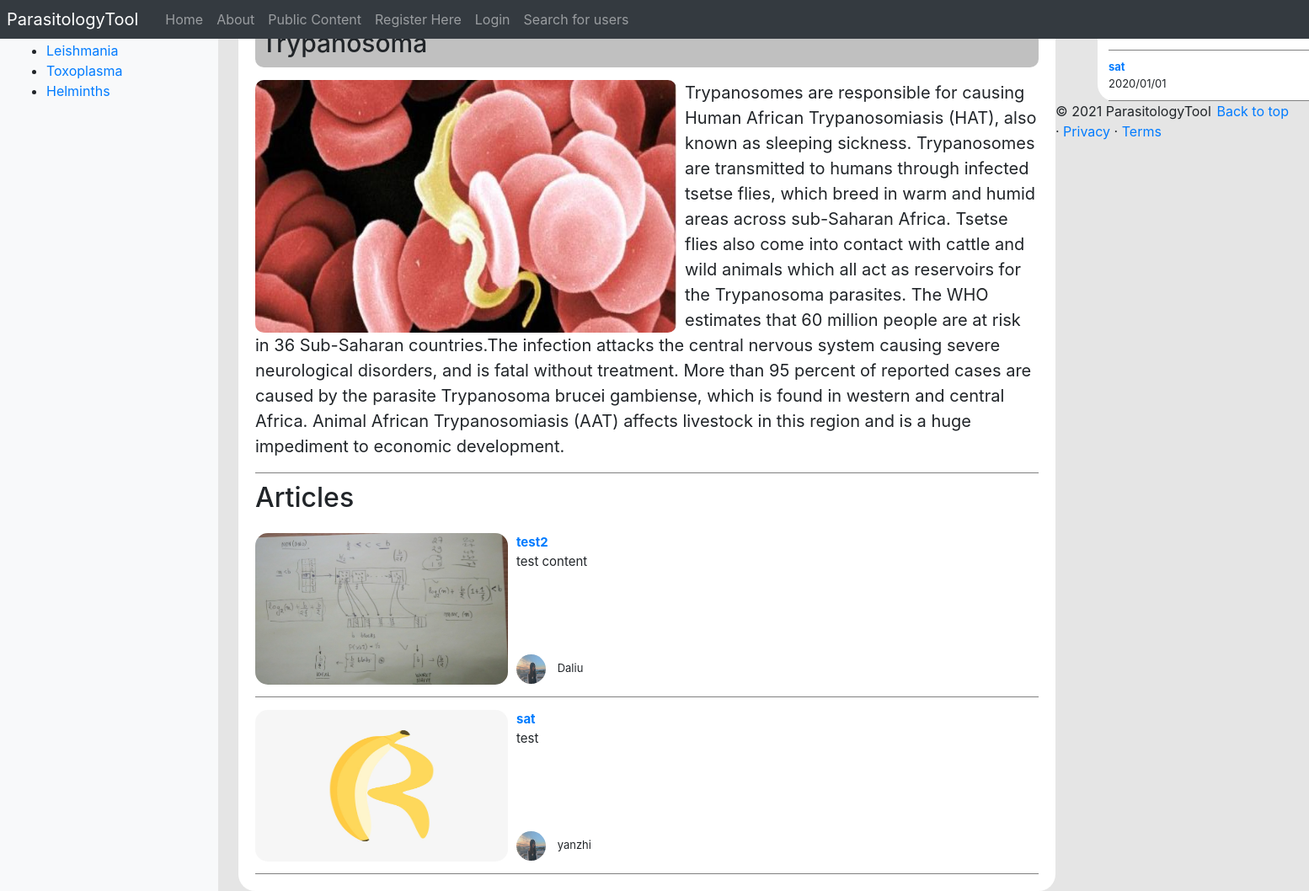
The page /parasitologyTool/public_content/4/ on the database its author committed.
### parasitologyTool/models.py (models this page shows, shortened)
class Parasite(models.Model):
	NAME_MAX_LENGTH = 128
	name = models.CharField(max_length=NAME_MAX_LENGTH, unique=True)
	views = models.IntegerField(default=0)
	picture = models.ImageField(upload_to='parasite_pic')
	intro = models.CharField(max_length=3000)

class Article(models.Model):
	TITLE_MAX_LENGTH = 128
	URL_MAX_LENGTH = 200
	parasite = models.ForeignKey(Parasite, on_delete=models.CASCADE, default=None)
	title = models.CharField(max_length=TITLE_MAX_LENGTH, unique=True)
	content = models.TextField(default=None)
	user = models.ForeignKey(UserProfile, on_delete=models.CASCADE, default=None)
	url = models.URLField(max_length=URL_MAX_LENGTH)
	views = models.IntegerField(default=0)
	picture = models.ImageField(upload_to='article_pic')
	date_posted = models.DateTimeField(default=timezone.now)
	class Meta:
		ordering = ['-date_posted',]

class UserProfile(models.Model):
	user = models.OneToOneField(User, on_delete=models.CASCADE)
	profile_picture = models.ImageField(upload_to="profile_pictures", default="profile_pictures/default_pic.png")
	ROLE_CHOICES = [
		('clinician', 'Clinician'),
		('researcher', 'Researcher'),
		('public', 'Public'),
		('admin', 'Admin'),
	]
	role = models.CharField(max_length=50, choices=ROLE_CHOICES, default='Public')
	@property
	def username(self):
		return self.user.username

### parasitologyTool/views.py (the view)
# urls.py: path('public_content/<int:parasite_id>/', views.public_parasite_page, name = 'public_parasite_page'),
def public_parasite_page(request, parasite_id):
    context_dict = {}
    try:
        parasite = Parasite.objects.get(id=parasite_id)
        article_list = parasite.article_set.all();
    except Parasite.DoesNotExist:
        return not_found(request)
    context_dict['parasite'] = parasite
    context_dict['articles'] = article_list
    context_dict['intro'] = parasite.intro
    return render(request, 'parasitologyTool/public_parasite_page.html', context=context_dict)

### parasitologyTool/templatetags/parasitologyTool_template_tags.py (called while the page is built)
@register.inclusion_tag('parasitologyTool/parasite_list.html')
def get_parasite_list(current_category=None):
	return {'parasites': Parasite.objects.all(),
	        'current_category':current_category}

### templates/parasitologyTool/public_parasite_page.html (shortened to what this page needs)
{% extends 'parasitologyTool/base.html' %}
{% load static %}
{% block body_block %}
    <link rel="stylesheet" href="{% static 'css/parasite.css' %}">
    <div class="box">
        <div class="box-text">
            <h1>{{ parasite.name }}</h1>
        </div>
        <div class="p-box">
            <div>
                <img src="{{ MEDIA_URL }}{{ parasite.picture }}"
                     alt="Picture of parasite"/>
            </div>
            <p>{{ parasite.intro }}</p>
        </div>
        <div class="a-box">
            <h2>Articles</h2>
            <div>
                {% if articles %}
                    {% for article in articles %}
                        <div class="a-s-box">
                            <div>
                                <a href="{{ article.url }}">
                                    <img src="{{ MEDIA_URL }}{{ article.picture }}"
                                         alt="picture of article"/>
                                </a>
                            </div>
                            <div>
                                <a href="{{ article.url }}"><strong>{{ article.title }}</strong></a>
                                <br>
                                <p>{{ article.content }}</p>
                            </div>
                            <div class="a-s-box-author">
                                <img src="{{ MEDIA_URL }}{{ article.user.profile_picture }}"
                                     alt="picture of article"/>
                                {{ article.user.username }}
                            </div>
                        </div>
                    {% endfor %}
                {% else %}
                    <strong>No Articles</strong>
                {% endif %}
            </div>
        </div>
    </div>
    <div class="rside">
        {% if articles %}
            {% for article in articles %}
                <div class="rside-box">
                    <a href="{{ article.url }}"><strong>{{ article.title }}</strong></a></li>
                    <br>2020/01/01
                </div>
            {% endfor %}
        {% else %}
            <strong>No Articles</strong>
        {% endif %}
    </div>
{% endblock %}

### templates/parasitologyTool/parasite_list.html
{% if parasites %}
    <ul>
        {% for p in parasites %}
            {% if p == current_category %}
                <li><strong><a href="{% url 'parasitologyTool:goto' %}?parasite_id={{ p.id }}">{{ p.name }}</a></strong>
                </li>
            {% else %}
                <li><a href="{% url 'parasitologyTool:goto' %}?parasite_id={{ p.id }}">{{ p.name }}</a></li>
            {% endif %}
        {% endfor %}
    </ul>
{% else %}
    <strong>No parasites</strong>
{% endif %}

### static/css/parasite.css (style rules this page uses)
body { background: #E5E5E5 }
.box { width: 970px; background: white; padding: 20px; border-radius: 20px; float: left; }
.box-text { width: 970px auto; height: 60px; background: silver; border-radius: 10px;margin-bottom: 15px; }
.box-text h1 { padding-top: 13px; font-size: 30px; padding-left: 7px; }
.p-box { width:970px auto; border-bottom:solid 0.5px gray; font-size: 20px; }
.p-box img { width: 500px; height: 300px; border-radius: 10px; margin-right: 10px; float: left; }
.a-box { padding-top: 10px; font-size: 15px; }
.a-s-box { padding-bottom: 15px; padding-top: 15px; border-bottom: solid 0.5px gray; height: 210px; position: relative; }
.a-s-box img { border-radius: 15px; width: 300px; height: 180px; float: left; margin-right: 10px; }
.a-s-box-author img { float: initial; width: 35px; height: 35px; border-radius: 50%; }
.a-s-box-author { font-size: 13px; position: absolute; bottom: 15px; left: 310px; }
.rside { width: 300px; margin-left: 1020px; background: white; border-radius: 20px; }
.rside-box { margin-left: 13px; margin-right: 13px; border-bottom: solid 0.5px gray; padding-bottom: 10px; padding-top: 10px; font-size: 13px; }

### rows shown on the page
Parasite: name "Leishmania"
Parasite: name "Toxoplasma"
Parasite: name "Helminths"
Parasite: name "Trypanosoma", picture (picture), intro "Trypanosomes are responsible for causing Human African Trypanosomiasis (HAT), also known as sleeping sickness. Trypanosomes are transmitted to humans through infected tsetse flies, which breed in warm and humid areas across sub-Saharan Africa. Tsetse flies also come into contact with cattle and wild animals which all act as reservoirs for the Trypanosoma parasites. The WHO estimates that 60 million people are at risk in 36 Sub-Saharan countries.The infection attacks the central nervous system causing severe neurological disorders, and is fatal without treatment. More than 95 percent of reported cases are caused by the parasite Trypanosoma brucei gambiense, which is found in western and…"
Article: picture (picture), title "test2", content "test content", user.profile_picture (picture), user.username "Daliu"
Article: picture (picture), title "sat", content "test", user.profile_picture (picture), user.username "yanzhi"
